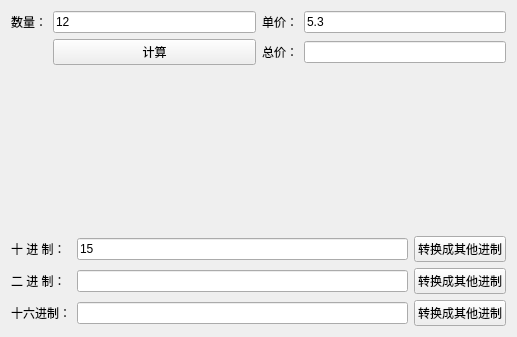
<?xml version="1.0" encoding="UTF-8"?>
<ui version="4.0">
 <class>Widget</class>
 <widget class="QWidget" name="Widget">
  <property name="geometry">
   <rect>
    <x>0</x>
    <y>0</y>
    <width>517</width>
    <height>337</height>
   </rect>
  </property>
  <property name="windowTitle">
   <string>Widget</string>
  </property>
  <layout class="QGridLayout" name="gridLayout_4">
   <item row="0" column="0">
    <layout class="QGridLayout" name="gridLayout_3">
     <item row="0" column="0">
      <layout class="QGridLayout" name="gridLayout">
       <item row="0" column="0">
        <widget class="QLabel" name="label">
         <property name="text">
          <string>数量：</string>
         </property>
        </widget>
       </item>
       <item row="0" column="1">
        <widget class="QLineEdit" name="editNum">
         <property name="text">
          <string>12</string>
         </property>
        </widget>
       </item>
       <item row="0" column="2">
        <widget class="QLabel" name="label_2">
         <property name="text">
          <string>单价：</string>
         </property>
        </widget>
       </item>
       <item row="0" column="3">
        <widget class="QLineEdit" name="editPrice">
         <property name="text">
          <string>5.3</string>
         </property>
        </widget>
       </item>
       <item row="1" column="1">
        <widget class="QPushButton" name="pushButton">
         <property name="text">
          <string>计算</string>
         </property>
        </widget>
       </item>
       <item row="1" column="2">
        <widget class="QLabel" name="label_3">
         <property name="text">
          <string>总价：</string>
         </property>
        </widget>
       </item>
       <item row="1" column="3">
        <widget class="QLineEdit" name="editTota"/>
       </item>
      </layout>
     </item>
     <item row="1" column="0">
      <spacer name="verticalSpacer">
       <property name="orientation">
        <enum>Qt::Vertical</enum>
       </property>
       <property name="sizeHint" stdset="0">
        <size>
         <width>20</width>
         <height>40</height>
        </size>
       </property>
      </spacer>
     </item>
     <item row="2" column="0">
      <layout class="QGridLayout" name="gridLayout_2">
       <item row="0" column="0">
        <widget class="QLabel" name="label_4">
         <property name="text">
          <string>十 进 制：</string>
         </property>
        </widget>
       </item>
       <item row="0" column="1">
        <widget class="QLineEdit" name="editDec">
         <property name="text">
          <string>15</string>
         </property>
        </widget>
       </item>
       <item row="0" column="2">
        <widget class="QPushButton" name="btnDec">
         <property name="text">
          <string>转换成其他进制</string>
         </property>
        </widget>
       </item>
       <item row="1" column="0">
        <widget class="QLabel" name="label_5">
         <property name="text">
          <string>二 进 制：</string>
         </property>
        </widget>
       </item>
       <item row="1" column="1">
        <widget class="QLineEdit" name="editBin"/>
       </item>
       <item row="1" column="2">
        <widget class="QPushButton" name="btnBin">
         <property name="text">
          <string>转换成其他进制</string>
         </property>
        </widget>
       </item>
       <item row="2" column="0">
        <widget class="QLabel" name="label_6">
         <property name="text">
          <string>十六进制：</string>
         </property>
        </widget>
       </item>
       <item row="2" column="1">
        <widget class="QLineEdit" name="editHex"/>
       </item>
       <item row="2" column="2">
        <widget class="QPushButton" name="btnDec_3">
         <property name="text">
          <string>转换成其他进制</string>
         </property>
        </widget>
       </item>
      </layout>
     </item>
    </layout>
   </item>
  </layout>
 </widget>
 <resources/>
 <connections/>
</ui>
